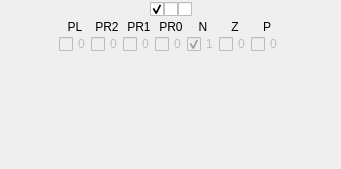
<?xml version="1.0" encoding="UTF-8"?>
<ui version="4.0">
 <class>Flags</class>
 <widget class="QWidget" name="Flags">
  <property name="geometry">
   <rect>
    <x>0</x>
    <y>0</y>
    <width>341</width>
    <height>169</height>
   </rect>
  </property>
  <property name="windowTitle">
   <string>Form</string>
  </property>
  <property name="styleSheet">
   <string notr="true"/>
  </property>
  <layout class="QVBoxLayout" name="verticalLayout">
   <property name="spacing">
    <number>0</number>
   </property>
   <property name="leftMargin">
    <number>0</number>
   </property>
   <property name="topMargin">
    <number>0</number>
   </property>
   <property name="rightMargin">
    <number>0</number>
   </property>
   <property name="bottomMargin">
    <number>0</number>
   </property>
   <item>
    <widget class="QFrame" name="nzp_frame">
     <property name="frameShape">
      <enum>QFrame::Shape::NoFrame</enum>
     </property>
     <property name="frameShadow">
      <enum>QFrame::Shadow::Raised</enum>
     </property>
     <layout class="QHBoxLayout" name="horizontalLayout_4">
      <property name="spacing">
       <number>0</number>
      </property>
      <property name="leftMargin">
       <number>0</number>
      </property>
      <property name="topMargin">
       <number>0</number>
      </property>
      <property name="rightMargin">
       <number>0</number>
      </property>
      <property name="bottomMargin">
       <number>0</number>
      </property>
      <item>
       <spacer name="horizontalSpacer">
        <property name="orientation">
         <enum>Qt::Orientation::Horizontal</enum>
        </property>
        <property name="sizeType">
         <enum>QSizePolicy::Policy::Expanding</enum>
        </property>
        <property name="sizeHint" stdset="0">
         <size>
          <width>0</width>
          <height>20</height>
         </size>
        </property>
       </spacer>
      </item>
      <item>
       <widget class="QCheckBox" name="flag_negative">
        <property name="text">
         <string/>
        </property>
        <property name="checked">
         <bool>true</bool>
        </property>
       </widget>
      </item>
      <item>
       <widget class="QCheckBox" name="flag_zero">
        <property name="text">
         <string/>
        </property>
       </widget>
      </item>
      <item>
       <widget class="QCheckBox" name="flag_positive">
        <property name="text">
         <string/>
        </property>
        <property name="checked">
         <bool>false</bool>
        </property>
       </widget>
      </item>
      <item>
       <spacer name="horizontalSpacer_2">
        <property name="orientation">
         <enum>Qt::Orientation::Horizontal</enum>
        </property>
        <property name="sizeHint" stdset="0">
         <size>
          <width>0</width>
          <height>20</height>
         </size>
        </property>
       </spacer>
      </item>
     </layout>
    </widget>
   </item>
   <item>
    <widget class="QFrame" name="other_flags_frame">
     <property name="sizePolicy">
      <sizepolicy hsizetype="Expanding" vsizetype="Fixed">
       <horstretch>0</horstretch>
       <verstretch>0</verstretch>
      </sizepolicy>
     </property>
     <property name="frameShape">
      <enum>QFrame::Shape::NoFrame</enum>
     </property>
     <property name="frameShadow">
      <enum>QFrame::Shadow::Raised</enum>
     </property>
     <layout class="QHBoxLayout" name="horizontalLayout_3">
      <property name="spacing">
       <number>0</number>
      </property>
      <property name="leftMargin">
       <number>0</number>
      </property>
      <property name="topMargin">
       <number>0</number>
      </property>
      <property name="rightMargin">
       <number>0</number>
      </property>
      <property name="bottomMargin">
       <number>0</number>
      </property>
      <item>
       <spacer name="horizontalSpacer_9">
        <property name="orientation">
         <enum>Qt::Orientation::Horizontal</enum>
        </property>
        <property name="sizeHint" stdset="0">
         <size>
          <width>0</width>
          <height>20</height>
         </size>
        </property>
       </spacer>
      </item>
      <item>
       <widget class="QFrame" name="frame">
        <property name="sizePolicy">
         <sizepolicy hsizetype="Fixed" vsizetype="Fixed">
          <horstretch>0</horstretch>
          <verstretch>0</verstretch>
         </sizepolicy>
        </property>
        <property name="frameShape">
         <enum>QFrame::Shape::NoFrame</enum>
        </property>
        <property name="frameShadow">
         <enum>QFrame::Shadow::Raised</enum>
        </property>
        <property name="type" stdset="0">
         <string>flags-card</string>
        </property>
        <layout class="QVBoxLayout" name="verticalLayout_2">
         <property name="spacing">
          <number>0</number>
         </property>
         <property name="leftMargin">
          <number>0</number>
         </property>
         <property name="topMargin">
          <number>0</number>
         </property>
         <property name="rightMargin">
          <number>0</number>
         </property>
         <property name="bottomMargin">
          <number>0</number>
         </property>
         <item>
          <widget class="QLabel" name="label_2">
           <property name="sizePolicy">
            <sizepolicy hsizetype="Preferred" vsizetype="Preferred">
             <horstretch>0</horstretch>
             <verstretch>0</verstretch>
            </sizepolicy>
           </property>
           <property name="frameShape">
            <enum>QFrame::Shape::NoFrame</enum>
           </property>
           <property name="text">
            <string>PL</string>
           </property>
           <property name="alignment">
            <set>Qt::AlignmentFlag::AlignCenter</set>
           </property>
           <property name="type" stdset="0">
            <string>flags-other-name</string>
           </property>
          </widget>
         </item>
         <item>
          <widget class="QCheckBox" name="flags_pl">
           <property name="enabled">
            <bool>false</bool>
           </property>
           <property name="sizePolicy">
            <sizepolicy hsizetype="Fixed" vsizetype="Fixed">
             <horstretch>0</horstretch>
             <verstretch>0</verstretch>
            </sizepolicy>
           </property>
           <property name="text">
            <string>0</string>
           </property>
          </widget>
         </item>
        </layout>
       </widget>
      </item>
      <item>
       <widget class="QFrame" name="frame_9">
        <property name="sizePolicy">
         <sizepolicy hsizetype="Fixed" vsizetype="Fixed">
          <horstretch>0</horstretch>
          <verstretch>0</verstretch>
         </sizepolicy>
        </property>
        <property name="frameShape">
         <enum>QFrame::Shape::NoFrame</enum>
        </property>
        <property name="frameShadow">
         <enum>QFrame::Shadow::Raised</enum>
        </property>
        <property name="type" stdset="0">
         <string>flags-card</string>
        </property>
        <layout class="QVBoxLayout" name="verticalLayout_17">
         <property name="spacing">
          <number>0</number>
         </property>
         <property name="leftMargin">
          <number>0</number>
         </property>
         <property name="topMargin">
          <number>0</number>
         </property>
         <property name="rightMargin">
          <number>0</number>
         </property>
         <property name="bottomMargin">
          <number>0</number>
         </property>
         <item>
          <widget class="QLabel" name="label_4">
           <property name="frameShape">
            <enum>QFrame::Shape::NoFrame</enum>
           </property>
           <property name="text">
            <string>PR2</string>
           </property>
           <property name="alignment">
            <set>Qt::AlignmentFlag::AlignCenter</set>
           </property>
           <property name="type" stdset="0">
            <string>flags-other-name</string>
           </property>
          </widget>
         </item>
         <item>
          <widget class="QCheckBox" name="flags_pr2">
           <property name="enabled">
            <bool>false</bool>
           </property>
           <property name="sizePolicy">
            <sizepolicy hsizetype="Fixed" vsizetype="Fixed">
             <horstretch>0</horstretch>
             <verstretch>0</verstretch>
            </sizepolicy>
           </property>
           <property name="text">
            <string>0</string>
           </property>
          </widget>
         </item>
        </layout>
       </widget>
      </item>
      <item>
       <widget class="QFrame" name="frame_10">
        <property name="sizePolicy">
         <sizepolicy hsizetype="Fixed" vsizetype="Fixed">
          <horstretch>0</horstretch>
          <verstretch>0</verstretch>
         </sizepolicy>
        </property>
        <property name="frameShape">
         <enum>QFrame::Shape::NoFrame</enum>
        </property>
        <property name="frameShadow">
         <enum>QFrame::Shadow::Raised</enum>
        </property>
        <property name="type" stdset="0">
         <string>flags-card</string>
        </property>
        <layout class="QVBoxLayout" name="verticalLayout_18">
         <property name="spacing">
          <number>0</number>
         </property>
         <property name="leftMargin">
          <number>0</number>
         </property>
         <property name="topMargin">
          <number>0</number>
         </property>
         <property name="rightMargin">
          <number>0</number>
         </property>
         <property name="bottomMargin">
          <number>0</number>
         </property>
         <item>
          <widget class="QLabel" name="label_10">
           <property name="frameShape">
            <enum>QFrame::Shape::NoFrame</enum>
           </property>
           <property name="text">
            <string>PR1</string>
           </property>
           <property name="alignment">
            <set>Qt::AlignmentFlag::AlignCenter</set>
           </property>
           <property name="type" stdset="0">
            <string>flags-other-name</string>
           </property>
          </widget>
         </item>
         <item>
          <widget class="QCheckBox" name="flags_pr1">
           <property name="enabled">
            <bool>false</bool>
           </property>
           <property name="sizePolicy">
            <sizepolicy hsizetype="Fixed" vsizetype="Fixed">
             <horstretch>0</horstretch>
             <verstretch>0</verstretch>
            </sizepolicy>
           </property>
           <property name="text">
            <string>0</string>
           </property>
          </widget>
         </item>
        </layout>
       </widget>
      </item>
      <item>
       <widget class="QFrame" name="frame_11">
        <property name="sizePolicy">
         <sizepolicy hsizetype="Fixed" vsizetype="Fixed">
          <horstretch>0</horstretch>
          <verstretch>0</verstretch>
         </sizepolicy>
        </property>
        <property name="frameShape">
         <enum>QFrame::Shape::NoFrame</enum>
        </property>
        <property name="frameShadow">
         <enum>QFrame::Shadow::Raised</enum>
        </property>
        <property name="type" stdset="0">
         <string>flags-card</string>
        </property>
        <layout class="QVBoxLayout" name="verticalLayout_19">
         <property name="spacing">
          <number>0</number>
         </property>
         <property name="leftMargin">
          <number>0</number>
         </property>
         <property name="topMargin">
          <number>0</number>
         </property>
         <property name="rightMargin">
          <number>0</number>
         </property>
         <property name="bottomMargin">
          <number>0</number>
         </property>
         <item>
          <widget class="QLabel" name="label_12">
           <property name="frameShape">
            <enum>QFrame::Shape::NoFrame</enum>
           </property>
           <property name="text">
            <string>PR0</string>
           </property>
           <property name="alignment">
            <set>Qt::AlignmentFlag::AlignCenter</set>
           </property>
           <property name="type" stdset="0">
            <string>flags-other-name</string>
           </property>
          </widget>
         </item>
         <item>
          <widget class="QCheckBox" name="flags_pr0">
           <property name="enabled">
            <bool>false</bool>
           </property>
           <property name="sizePolicy">
            <sizepolicy hsizetype="Fixed" vsizetype="Fixed">
             <horstretch>0</horstretch>
             <verstretch>0</verstretch>
            </sizepolicy>
           </property>
           <property name="text">
            <string>0</string>
           </property>
          </widget>
         </item>
        </layout>
       </widget>
      </item>
      <item>
       <widget class="QFrame" name="frame_12">
        <property name="sizePolicy">
         <sizepolicy hsizetype="Fixed" vsizetype="Fixed">
          <horstretch>0</horstretch>
          <verstretch>0</verstretch>
         </sizepolicy>
        </property>
        <property name="frameShape">
         <enum>QFrame::Shape::NoFrame</enum>
        </property>
        <property name="frameShadow">
         <enum>QFrame::Shadow::Raised</enum>
        </property>
        <property name="type" stdset="0">
         <string>flags-card</string>
        </property>
        <layout class="QVBoxLayout" name="verticalLayout_20">
         <property name="spacing">
          <number>0</number>
         </property>
         <property name="leftMargin">
          <number>0</number>
         </property>
         <property name="topMargin">
          <number>0</number>
         </property>
         <property name="rightMargin">
          <number>0</number>
         </property>
         <property name="bottomMargin">
          <number>0</number>
         </property>
         <item>
          <widget class="QLabel" name="label_6">
           <property name="frameShape">
            <enum>QFrame::Shape::NoFrame</enum>
           </property>
           <property name="text">
            <string>N</string>
           </property>
           <property name="alignment">
            <set>Qt::AlignmentFlag::AlignCenter</set>
           </property>
           <property name="type" stdset="0">
            <string>flags-other-name</string>
           </property>
          </widget>
         </item>
         <item>
          <widget class="QCheckBox" name="flags_n">
           <property name="enabled">
            <bool>false</bool>
           </property>
           <property name="sizePolicy">
            <sizepolicy hsizetype="Fixed" vsizetype="Fixed">
             <horstretch>0</horstretch>
             <verstretch>0</verstretch>
            </sizepolicy>
           </property>
           <property name="text">
            <string>1</string>
           </property>
           <property name="checked">
            <bool>true</bool>
           </property>
          </widget>
         </item>
        </layout>
       </widget>
      </item>
      <item>
       <widget class="QFrame" name="frame_13">
        <property name="sizePolicy">
         <sizepolicy hsizetype="Fixed" vsizetype="Fixed">
          <horstretch>0</horstretch>
          <verstretch>0</verstretch>
         </sizepolicy>
        </property>
        <property name="frameShape">
         <enum>QFrame::Shape::NoFrame</enum>
        </property>
        <property name="frameShadow">
         <enum>QFrame::Shadow::Raised</enum>
        </property>
        <property name="type" stdset="0">
         <string>flags-card</string>
        </property>
        <layout class="QVBoxLayout" name="verticalLayout_21">
         <property name="spacing">
          <number>0</number>
         </property>
         <property name="leftMargin">
          <number>0</number>
         </property>
         <property name="topMargin">
          <number>0</number>
         </property>
         <property name="rightMargin">
          <number>0</number>
         </property>
         <property name="bottomMargin">
          <number>0</number>
         </property>
         <item>
          <widget class="QLabel" name="label_8">
           <property name="frameShape">
            <enum>QFrame::Shape::NoFrame</enum>
           </property>
           <property name="text">
            <string>Z</string>
           </property>
           <property name="alignment">
            <set>Qt::AlignmentFlag::AlignCenter</set>
           </property>
           <property name="type" stdset="0">
            <string>flags-other-name</string>
           </property>
          </widget>
         </item>
         <item>
          <widget class="QCheckBox" name="flags_z">
           <property name="enabled">
            <bool>false</bool>
           </property>
           <property name="sizePolicy">
            <sizepolicy hsizetype="Fixed" vsizetype="Fixed">
             <horstretch>0</horstretch>
             <verstretch>0</verstretch>
            </sizepolicy>
           </property>
           <property name="text">
            <string>0</string>
           </property>
          </widget>
         </item>
        </layout>
       </widget>
      </item>
      <item>
       <widget class="QFrame" name="frame_14">
        <property name="sizePolicy">
         <sizepolicy hsizetype="Fixed" vsizetype="Fixed">
          <horstretch>0</horstretch>
          <verstretch>0</verstretch>
         </sizepolicy>
        </property>
        <property name="frameShape">
         <enum>QFrame::Shape::NoFrame</enum>
        </property>
        <property name="frameShadow">
         <enum>QFrame::Shadow::Raised</enum>
        </property>
        <property name="type" stdset="0">
         <string>flags-card</string>
        </property>
        <layout class="QVBoxLayout" name="verticalLayout_22">
         <property name="spacing">
          <number>0</number>
         </property>
         <property name="leftMargin">
          <number>0</number>
         </property>
         <property name="topMargin">
          <number>0</number>
         </property>
         <property name="rightMargin">
          <number>0</number>
         </property>
         <property name="bottomMargin">
          <number>0</number>
         </property>
         <item>
          <widget class="QLabel" name="label_14">
           <property name="text">
            <string>P</string>
           </property>
           <property name="alignment">
            <set>Qt::AlignmentFlag::AlignCenter</set>
           </property>
           <property name="type" stdset="0">
            <string>flags-other-name</string>
           </property>
          </widget>
         </item>
         <item>
          <widget class="QCheckBox" name="flags_p">
           <property name="enabled">
            <bool>false</bool>
           </property>
           <property name="sizePolicy">
            <sizepolicy hsizetype="Fixed" vsizetype="Fixed">
             <horstretch>0</horstretch>
             <verstretch>0</verstretch>
            </sizepolicy>
           </property>
           <property name="text">
            <string>0</string>
           </property>
          </widget>
         </item>
        </layout>
       </widget>
      </item>
      <item>
       <spacer name="horizontalSpacer_10">
        <property name="orientation">
         <enum>Qt::Orientation::Horizontal</enum>
        </property>
        <property name="sizeHint" stdset="0">
         <size>
          <width>0</width>
          <height>20</height>
         </size>
        </property>
       </spacer>
      </item>
     </layout>
    </widget>
   </item>
   <item>
    <spacer name="verticalSpacer">
     <property name="orientation">
      <enum>Qt::Orientation::Vertical</enum>
     </property>
     <property name="sizeHint" stdset="0">
      <size>
       <width>20</width>
       <height>0</height>
      </size>
     </property>
    </spacer>
   </item>
  </layout>
 </widget>
 <resources/>
 <connections/>
</ui>
